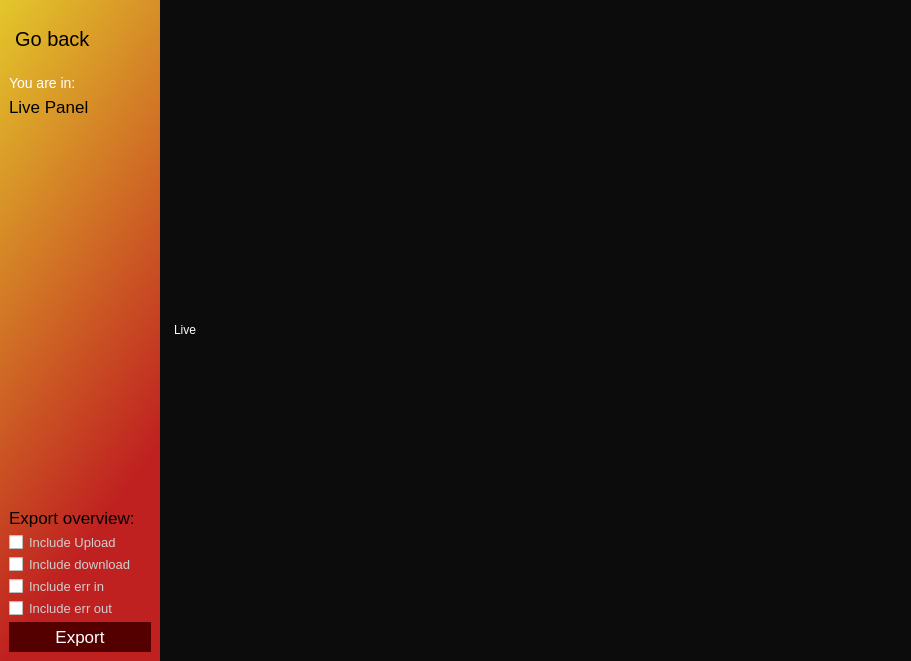
<?xml version="1.0" encoding="UTF-8"?>
<ui version="4.0">
 <class>MainWindow</class>
 <widget class="QMainWindow" name="MainWindow">
  <property name="geometry">
   <rect>
    <x>0</x>
    <y>0</y>
    <width>911</width>
    <height>661</height>
   </rect>
  </property>
  <property name="windowTitle">
   <string>MainWindow</string>
  </property>
  <property name="styleSheet">
   <string notr="true">border: unset;
background-color: qlineargradient(spread:pad, x1:0, y1:0, x2:0.306, y2:0.909091, stop:0 rgba(81, 81, 81, 255), stop:1 rgba(46, 46, 46, 255));</string>
  </property>
  <widget class="QWidget" name="app">
   <layout class="QHBoxLayout" name="horizontalLayout">
    <property name="spacing">
     <number>0</number>
    </property>
    <property name="leftMargin">
     <number>0</number>
    </property>
    <property name="topMargin">
     <number>0</number>
    </property>
    <property name="rightMargin">
     <number>0</number>
    </property>
    <property name="bottomMargin">
     <number>0</number>
    </property>
    <item>
     <widget class="QFrame" name="side_bar">
      <property name="minimumSize">
       <size>
        <width>160</width>
        <height>0</height>
       </size>
      </property>
      <property name="maximumSize">
       <size>
        <width>160</width>
        <height>16777215</height>
       </size>
      </property>
      <property name="styleSheet">
       <string notr="true">background:qlineargradient(spread:pad, x1:0, y1:0, x2:0.306, y2:0.909091, stop:0.00568182 rgba(227, 198, 43, 255), stop:1 rgba(191, 32, 32, 255));</string>
      </property>
      <property name="frameShape">
       <enum>QFrame::StyledPanel</enum>
      </property>
      <property name="frameShadow">
       <enum>QFrame::Raised</enum>
      </property>
      <layout class="QVBoxLayout" name="verticalLayout_4">
       <item>
        <layout class="QVBoxLayout" name="header">
         <item>
          <layout class="QHBoxLayout" name="top">
           <item alignment="Qt::AlignTop">
            <widget class="QPushButton" name="pushButton">
             <property name="minimumSize">
              <size>
               <width>0</width>
               <height>60</height>
              </size>
             </property>
             <property name="styleSheet">
              <string notr="true">font-size:20px;
background:none;</string>
             </property>
             <property name="text">
              <string> Go back</string>
             </property>
             <property name="icon">
              <iconset>
               <normaloff>../../assets/back2.png</normaloff>../../assets/back2.png</iconset>
             </property>
             <property name="iconSize">
              <size>
               <width>18</width>
               <height>32</height>
              </size>
             </property>
            </widget>
           </item>
           <item alignment="Qt::AlignRight|Qt::AlignVCenter">
            <widget class="QPushButton" name="help">
             <property name="styleSheet">
              <string notr="true">background:none;
padding:0px;
margin:0px;</string>
             </property>
             <property name="text">
              <string/>
             </property>
             <property name="icon">
              <iconset>
               <normaloff>../../assets/help3.png</normaloff>../../assets/help3.png</iconset>
             </property>
             <property name="iconSize">
              <size>
               <width>16</width>
               <height>16</height>
              </size>
             </property>
            </widget>
           </item>
          </layout>
         </item>
         <item>
          <layout class="QVBoxLayout" name="verticalLayout_3">
           <item>
            <widget class="QLabel" name="label">
             <property name="styleSheet">
              <string notr="true">font-size:14px;
background:none;
color:white;</string>
             </property>
             <property name="text">
              <string>You are in: </string>
             </property>
            </widget>
           </item>
           <item>
            <widget class="QPushButton" name="back_2">
             <property name="styleSheet">
              <string notr="true">font-size:17px;
background:none;
text-align:left;
</string>
             </property>
             <property name="text">
              <string>Live Panel</string>
             </property>
             <property name="icon">
              <iconset>
               <normaloff>../../assets/live.png</normaloff>../../assets/live.png</iconset>
             </property>
             <property name="iconSize">
              <size>
               <width>25</width>
               <height>25</height>
              </size>
             </property>
            </widget>
           </item>
          </layout>
         </item>
        </layout>
       </item>
       <item>
        <spacer name="verticalSpacer">
         <property name="orientation">
          <enum>Qt::Vertical</enum>
         </property>
         <property name="sizeHint" stdset="0">
          <size>
           <width>20</width>
           <height>40</height>
          </size>
         </property>
        </spacer>
       </item>
       <item>
        <layout class="QVBoxLayout" name="verticalLayout_2">
         <item>
          <widget class="QLabel" name="label_2">
           <property name="styleSheet">
            <string notr="true">font-size:17px;
background:none;

color:black;</string>
           </property>
           <property name="text">
            <string>Export overview:</string>
           </property>
          </widget>
         </item>
         <item>
          <layout class="QVBoxLayout" name="verticalLayout">
           <item>
            <widget class="QCheckBox" name="checkBox_4">
             <property name="styleSheet">
              <string notr="true">background:none;font-size:13px;color:rgb(207, 207, 207);</string>
             </property>
             <property name="text">
              <string>Include Upload</string>
             </property>
            </widget>
           </item>
           <item>
            <widget class="QCheckBox" name="checkBox_3">
             <property name="styleSheet">
              <string notr="true">background:none;font-size:13px;color:rgb(207, 207, 207);</string>
             </property>
             <property name="text">
              <string>Include download</string>
             </property>
            </widget>
           </item>
           <item>
            <widget class="QCheckBox" name="checkBox_2">
             <property name="styleSheet">
              <string notr="true">background:none;font-size:13px;color:rgb(207, 207, 207);</string>
             </property>
             <property name="text">
              <string>Include err in</string>
             </property>
            </widget>
           </item>
           <item>
            <widget class="QCheckBox" name="checkBox_7">
             <property name="styleSheet">
              <string notr="true">background:none;font-size:13px;color:rgb(207, 207, 207);</string>
             </property>
             <property name="text">
              <string>Include err out</string>
             </property>
            </widget>
           </item>
          </layout>
         </item>
         <item>
          <widget class="QPushButton" name="export_2">
           <property name="styleSheet">
            <string notr="true">background: rgb(85, 0, 0);
color:white;font-size:17px;
padding:5px;</string>
           </property>
           <property name="text">
            <string>Export</string>
           </property>
           <property name="icon">
            <iconset>
             <normaloff>../../assets/export_2.png</normaloff>../../assets/export_2.png</iconset>
           </property>
          </widget>
         </item>
        </layout>
       </item>
      </layout>
     </widget>
    </item>
    <item>
     <widget class="QFrame" name="frame">
      <property name="styleSheet">
       <string notr="true">background:none;background-color:rgb(12, 12, 12);</string>
      </property>
      <property name="frameShape">
       <enum>QFrame::StyledPanel</enum>
      </property>
      <property name="frameShadow">
       <enum>QFrame::Raised</enum>
      </property>
      <layout class="QHBoxLayout" name="horizontalLayout_2">
       <property name="spacing">
        <number>0</number>
       </property>
       <property name="leftMargin">
        <number>0</number>
       </property>
       <property name="topMargin">
        <number>0</number>
       </property>
       <property name="rightMargin">
        <number>0</number>
       </property>
       <property name="bottomMargin">
        <number>0</number>
       </property>
       <item alignment="Qt::AlignHCenter|Qt::AlignVCenter">
        <widget class="QLabel" name="label_3">
         <property name="minimumSize">
          <size>
           <width>50</width>
           <height>0</height>
          </size>
         </property>
         <property name="styleSheet">
          <string notr="true">background:none;
color:white;</string>
         </property>
         <property name="text">
          <string>Live</string>
         </property>
         <property name="alignment">
          <set>Qt::AlignCenter</set>
         </property>
        </widget>
       </item>
      </layout>
     </widget>
    </item>
    <item>
     <widget class="PlotWidget" name="graphicsView_2">
      <property name="styleSheet">
       <string notr="true">padding:10px;background-color:rgb(12, 12, 12);</string>
      </property>
     </widget>
    </item>
    <item>
     <widget class="QFrame" name="frame_2">
      <property name="styleSheet">
       <string notr="true">background:none;background-color:rgb(12, 12, 12);</string>
      </property>
      <property name="frameShape">
       <enum>QFrame::StyledPanel</enum>
      </property>
      <property name="frameShadow">
       <enum>QFrame::Raised</enum>
      </property>
      <layout class="QVBoxLayout" name="verticalLayout_5">
       <item>
        <widget class="QPushButton" name="warning">
         <property name="styleSheet">
          <string notr="true">background:none;</string>
         </property>
         <property name="text">
          <string/>
         </property>
         <property name="icon">
          <iconset>
           <normaloff>../../assets/warning.png</normaloff>../../assets/warning.png</iconset>
         </property>
         <property name="iconSize">
          <size>
           <width>22</width>
           <height>22</height>
          </size>
         </property>
        </widget>
       </item>
      </layout>
     </widget>
    </item>
   </layout>
  </widget>
 </widget>
 <customwidgets>
  <customwidget>
   <class>PlotWidget</class>
   <extends>QGraphicsView</extends>
   <header>pyqtgraph</header>
   <container>1</container>
  </customwidget>
 </customwidgets>
 <resources/>
 <connections/>
</ui>
